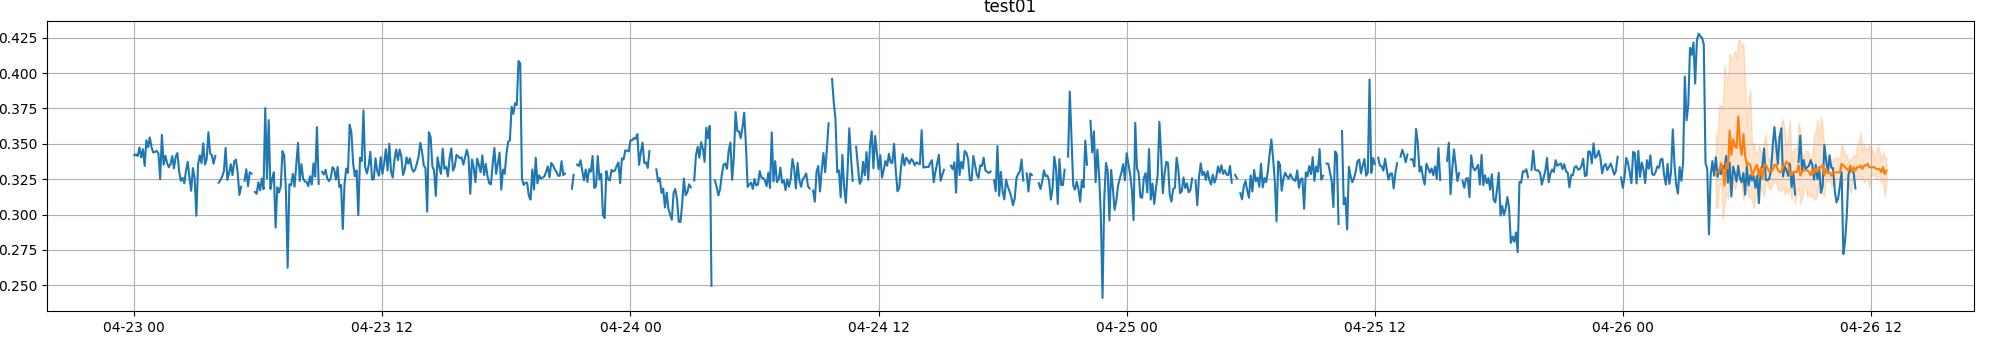

Generate this figure with Python:
import os
import matplotlib.pyplot as plt
import numpy as np
import pandas as pd
from sklearn.preprocessing import MinMaxScaler
from sklearn.metrics import mean_squared_error, mean_absolute_error
from autogluon.timeseries import TimeSeriesDataFrame, TimeSeriesPredictor

# 設置輸入和輸出路徑
csv_folder = "sorted_data"

# 獲取所有CSV文件
csv_files = [f for f in os.listdir(csv_folder) if f.endswith('.csv')]

# 處理每個CSV文件(每艘船)
for file in csv_files:
    df = pd.read_csv(os.path.join(csv_folder, file))
    if len(df) > 1500:
        break

df['item_id'] = "test01"
df.columns.values[11] = 'timestamp'
# 設置目標列
#Longitude
#df.columns.values[7] = 'target'
#Latitude
df.columns.values[8] = 'target'
#SOG
#df.columns.values[6] = 'target'
#COG
#df.columns.values[9] = 'target'

# 歸一化處理目標列
scaler = MinMaxScaler()
target_values = df['target'].values.reshape(-1, 1)
scaled_target = scaler.fit_transform(target_values)
df['target'] = scaled_target

# 創建時間序列數據框
data = TimeSeriesDataFrame(df)
print(data.head())

# 設置預測長度
prediction_length = 100
train_data, test_data = data.train_test_split(prediction_length)

# 創建預測器
predictor = TimeSeriesPredictor(prediction_length=prediction_length, freq="5min").fit(
    train_data,
    hyperparameters={
        "Chronos": {
            "model_path": "large",
            "batch_size": 64,
            "device": "cuda",
        }
    },
    skip_model_selection=True,
    verbosity=0,
)

# 預測訓練數據
predictions = predictor.predict(train_data)

# 提取預測和真實值
y_true = train_data['target'].values[-prediction_length:]
y_pred = predictions['mean'].values[-prediction_length:]

# 計算誤差
errors = np.abs(y_true - y_pred)

# 設置誤差閾值方法1: 基於均值和標準差
threshold = np.mean(errors) + 2 * np.std(errors)

# 設置誤差閾值方法2: 固定值閾值
#threshold = 0.05  # 根據具體需求調整

# 設置誤差閾值方法3: 百分位數法
#threshold = np.percentile(errors, 95)

# 找到異常點
anomalies = errors > threshold
offset = len(df) - prediction_length
anomaly_indices = np.where(anomalies)[0] + offset

# 打印異常點
print(f"異常點索引: {anomaly_indices}")
for i in anomaly_indices:
    print(f"異常點索引: {i}, 異常點時間: {df.iloc[i]['timestamp']}")
#print(f"異常點誤差: {errors[anomaly_indices - offset]}")
#print(f"異常點真實值: {y_true[anomaly_indices - offset]}")
#print(f"異常點預測值: {y_pred[anomaly_indices - offset]}")

# 繪製預測與真實值對比圖，並標記異常點
plot = predictor.plot(
    data=data, 
    predictions=predictions, 
    item_ids=["test01"],
    max_history_length=1000
)


plot.savefig("huggingface_chronos_find_error.png")

# 計算準確度
mse = mean_squared_error(y_true, y_pred)
mae = mean_absolute_error(y_true, y_pred)
rmse = np.sqrt(mse)

print(f'Mean Squared Error: {mse}')
print(f'Mean Absolute Error: {mae}')
print(f'Root Mean Squared Error: {rmse}')
